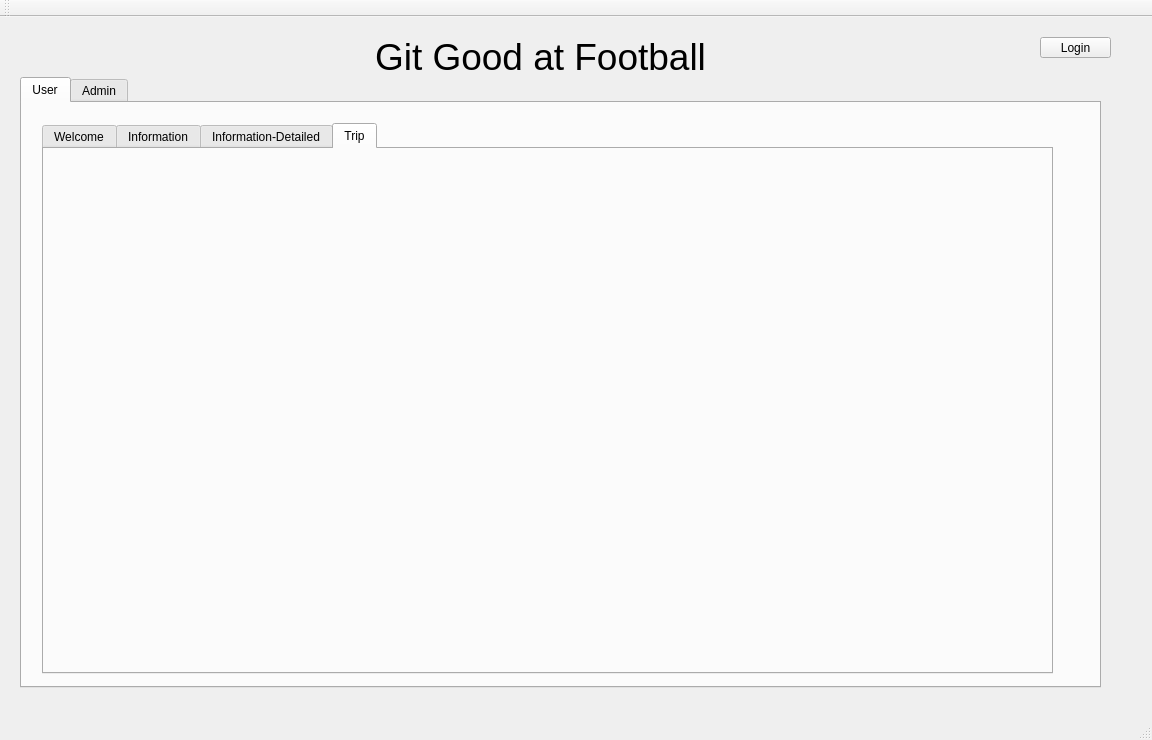
<?xml version="1.0" encoding="UTF-8"?>
<ui version="4.0">
 <class>MainWindow</class>
 <widget class="QMainWindow" name="MainWindow">
  <property name="geometry">
   <rect>
    <x>0</x>
    <y>0</y>
    <width>1152</width>
    <height>740</height>
   </rect>
  </property>
  <property name="sizePolicy">
   <sizepolicy hsizetype="Fixed" vsizetype="Fixed">
    <horstretch>0</horstretch>
    <verstretch>0</verstretch>
   </sizepolicy>
  </property>
  <property name="windowTitle">
   <string>MainWindow</string>
  </property>
  <widget class="QWidget" name="centralWidget">
   <widget class="QTabWidget" name="mainTab">
    <property name="geometry">
     <rect>
      <x>20</x>
      <y>60</y>
      <width>1081</width>
      <height>611</height>
     </rect>
    </property>
    <property name="sizePolicy">
     <sizepolicy hsizetype="Fixed" vsizetype="Fixed">
      <horstretch>0</horstretch>
      <verstretch>0</verstretch>
     </sizepolicy>
    </property>
    <property name="currentIndex">
     <number>0</number>
    </property>
    <widget class="QWidget" name="user">
     <attribute name="title">
      <string>User</string>
     </attribute>
     <widget class="QTabWidget" name="usersTab">
      <property name="geometry">
       <rect>
        <x>20</x>
        <y>20</y>
        <width>1011</width>
        <height>551</height>
       </rect>
      </property>
      <property name="tabPosition">
       <enum>QTabWidget::North</enum>
      </property>
      <property name="currentIndex">
       <number>3</number>
      </property>
      <widget class="QWidget" name="Welcome_tab">
       <attribute name="title">
        <string>Welcome</string>
       </attribute>
       <widget class="QLabel" name="label">
        <property name="geometry">
         <rect>
          <x>0</x>
          <y>0</y>
          <width>1011</width>
          <height>531</height>
         </rect>
        </property>
        <property name="text">
         <string/>
        </property>
        <property name="pixmap">
         <pixmap>NFL-Shield.jpg</pixmap>
        </property>
        <property name="scaledContents">
         <bool>true</bool>
        </property>
       </widget>
      </widget>
      <widget class="QWidget" name="Info_Tab">
       <attribute name="title">
        <string>Information</string>
       </attribute>
       <widget class="QTableWidget" name="Information_Table">
        <property name="geometry">
         <rect>
          <x>240</x>
          <y>10</y>
          <width>741</width>
          <height>501</height>
         </rect>
        </property>
        <property name="editTriggers">
         <set>QAbstractItemView::NoEditTriggers</set>
        </property>
       </widget>
       <widget class="QComboBox" name="comboBox_TeamInfo">
        <property name="geometry">
         <rect>
          <x>10</x>
          <y>200</y>
          <width>221</width>
          <height>41</height>
         </rect>
        </property>
        <item>
         <property name="text">
          <string>Teams</string>
         </property>
        </item>
        <item>
         <property name="text">
          <string>Stadiums</string>
         </property>
        </item>
        <item>
         <property name="text">
          <string>American Footbal Conference Teams</string>
         </property>
        </item>
        <item>
         <property name="text">
          <string>National Footbal Conference Teams</string>
         </property>
        </item>
        <item>
         <property name="text">
          <string>Open Roof Stadiums</string>
         </property>
        </item>
        <item>
         <property name="text">
          <string>Star Players</string>
         </property>
        </item>
        <item>
         <property name="text">
          <string>Teams by Seating Capacity</string>
         </property>
        </item>
        <item>
         <property name="text">
          <string>Teams By Surface Type</string>
         </property>
        </item>
       </widget>
      </widget>
      <widget class="QWidget" name="detailedInfo">
       <attribute name="title">
        <string>Information-Detailed</string>
       </attribute>
       <widget class="QComboBox" name="InfoTeamCombobox">
        <property name="geometry">
         <rect>
          <x>20</x>
          <y>80</y>
          <width>251</width>
          <height>61</height>
         </rect>
        </property>
        <property name="styleSheet">
         <string notr="true">font: 15pt &quot;MS Shell Dlg 2&quot;;</string>
        </property>
       </widget>
       <widget class="QLabel" name="SeatingCapDispLabel">
        <property name="geometry">
         <rect>
          <x>20</x>
          <y>380</y>
          <width>361</width>
          <height>61</height>
         </rect>
        </property>
        <property name="styleSheet">
         <string notr="true">font: 16pt &quot;MS Shell Dlg 2&quot;;</string>
        </property>
        <property name="text">
         <string>&lt;html&gt;&lt;head/&gt;&lt;body&gt;&lt;p&gt;Seating Capacity Total:&lt;/p&gt;&lt;/body&gt;&lt;/html&gt;</string>
        </property>
       </widget>
       <widget class="QTableWidget" name="TeamInfo">
        <property name="geometry">
         <rect>
          <x>290</x>
          <y>20</y>
          <width>691</width>
          <height>301</height>
         </rect>
        </property>
        <property name="font">
         <font>
          <pointsize>15</pointsize>
         </font>
        </property>
        <property name="editTriggers">
         <set>QAbstractItemView::NoEditTriggers</set>
        </property>
        <property name="alternatingRowColors">
         <bool>true</bool>
        </property>
        <property name="sortingEnabled">
         <bool>true</bool>
        </property>
        <row>
         <property name="text">
          <string>Stadium Name</string>
         </property>
        </row>
        <row>
         <property name="text">
          <string>Seating Capacity</string>
         </property>
         <property name="font">
          <font>
           <pointsize>18</pointsize>
          </font>
         </property>
        </row>
        <row>
         <property name="text">
          <string>Location</string>
         </property>
        </row>
        <row>
         <property name="text">
          <string>Surface Type</string>
         </property>
        </row>
        <row>
         <property name="text">
          <string>Location</string>
         </property>
        </row>
        <row>
         <property name="text">
          <string>Star Player</string>
         </property>
        </row>
       </widget>
      </widget>
      <widget class="QWidget" name="trips_tab">
       <attribute name="title">
        <string>Trip</string>
       </attribute>
       <widget class="QStackedWidget" name="TripsWidget">
        <property name="geometry">
         <rect>
          <x>10</x>
          <y>10</y>
          <width>981</width>
          <height>491</height>
         </rect>
        </property>
        <property name="currentIndex">
         <number>1</number>
        </property>
        <widget class="QWidget" name="page"/>
        <widget class="QWidget" name="page_2"/>
       </widget>
      </widget>
     </widget>
    </widget>
    <widget class="QWidget" name="admin">
     <attribute name="title">
      <string>Admin</string>
     </attribute>
     <widget class="QTabWidget" name="AdminTab">
      <property name="geometry">
       <rect>
        <x>10</x>
        <y>0</y>
        <width>1051</width>
        <height>571</height>
       </rect>
      </property>
      <property name="currentIndex">
       <number>1</number>
      </property>
      <widget class="QWidget" name="TeamsTab">
       <attribute name="title">
        <string>Teams</string>
       </attribute>
       <widget class="QPushButton" name="AddLV_Button">
        <property name="geometry">
         <rect>
          <x>20</x>
          <y>450</y>
          <width>171</width>
          <height>41</height>
         </rect>
        </property>
        <property name="text">
         <string>Add Las Vegas Team</string>
        </property>
       </widget>
       <widget class="QTableWidget" name="TeamsAdminTable">
        <property name="geometry">
         <rect>
          <x>30</x>
          <y>50</y>
          <width>991</width>
          <height>391</height>
         </rect>
        </property>
        <property name="styleSheet">
         <string notr="true">font: 12pt &quot;MS Shell Dlg 2&quot;;</string>
        </property>
        <property name="editTriggers">
         <set>QAbstractItemView::NoEditTriggers</set>
        </property>
        <property name="sortingEnabled">
         <bool>true</bool>
        </property>
       </widget>
       <widget class="QComboBox" name="AdminTeamSouvCombo_2">
        <property name="geometry">
         <rect>
          <x>460</x>
          <y>490</y>
          <width>201</width>
          <height>31</height>
         </rect>
        </property>
        <property name="font">
         <font>
          <family>MS Shell Dlg 2</family>
          <pointsize>10</pointsize>
          <weight>50</weight>
          <italic>false</italic>
          <bold>false</bold>
         </font>
        </property>
        <property name="styleSheet">
         <string notr="true">font: 10pt &quot;MS Shell Dlg 2&quot;;</string>
        </property>
       </widget>
       <widget class="QLineEdit" name="AdminStadiumUpdateIn">
        <property name="geometry">
         <rect>
          <x>670</x>
          <y>490</y>
          <width>201</width>
          <height>21</height>
         </rect>
        </property>
       </widget>
       <widget class="QPushButton" name="updateStadNutton">
        <property name="geometry">
         <rect>
          <x>890</x>
          <y>490</y>
          <width>111</width>
          <height>31</height>
         </rect>
        </property>
        <property name="text">
         <string>Change stadium</string>
        </property>
       </widget>
       <widget class="QLabel" name="label_8">
        <property name="geometry">
         <rect>
          <x>370</x>
          <y>10</y>
          <width>231</width>
          <height>41</height>
         </rect>
        </property>
        <property name="text">
         <string>&lt;html&gt;&lt;head/&gt;&lt;body&gt;&lt;p align=&quot;center&quot;&gt;&lt;span style=&quot; font-size:16pt;&quot;&gt;Team Management&lt;/span&gt;&lt;/p&gt;&lt;p align=&quot;center&quot;&gt;&lt;br/&gt;&lt;/p&gt;&lt;/body&gt;&lt;/html&gt;</string>
        </property>
       </widget>
       <widget class="QLabel" name="label_9">
        <property name="geometry">
         <rect>
          <x>480</x>
          <y>450</y>
          <width>171</width>
          <height>31</height>
         </rect>
        </property>
        <property name="text">
         <string>&lt;html&gt;&lt;head/&gt;&lt;body&gt;&lt;p&gt;&lt;span style=&quot; font-size:12pt;&quot;&gt;Select team to update:&lt;/span&gt;&lt;/p&gt;&lt;p&gt;&lt;br/&gt;&lt;/p&gt;&lt;/body&gt;&lt;/html&gt;</string>
        </property>
       </widget>
       <widget class="QLabel" name="label_10">
        <property name="geometry">
         <rect>
          <x>680</x>
          <y>450</y>
          <width>171</width>
          <height>31</height>
         </rect>
        </property>
        <property name="text">
         <string>&lt;html&gt;&lt;head/&gt;&lt;body&gt;&lt;p&gt;&lt;span style=&quot; font-size:10pt;&quot;&gt;New Stadium&lt;/span&gt;&lt;/p&gt;&lt;/body&gt;&lt;/html&gt;</string>
        </property>
       </widget>
      </widget>
      <widget class="QWidget" name="SouvenirsTab">
       <attribute name="title">
        <string>Souvenirs</string>
       </attribute>
       <widget class="QComboBox" name="AdminTeamSouvCombo">
        <property name="geometry">
         <rect>
          <x>100</x>
          <y>61</y>
          <width>241</width>
          <height>31</height>
         </rect>
        </property>
        <property name="styleSheet">
         <string notr="true">font: 10pt &quot;MS Shell Dlg 2&quot;;</string>
        </property>
       </widget>
       <widget class="QTableWidget" name="AdminSouvTable">
        <property name="geometry">
         <rect>
          <x>20</x>
          <y>100</y>
          <width>361</width>
          <height>431</height>
         </rect>
        </property>
        <property name="styleSheet">
         <string notr="true">font: 11pt &quot;MS Shell Dlg 2&quot;;</string>
        </property>
        <property name="editTriggers">
         <set>QAbstractItemView::NoEditTriggers</set>
        </property>
        <property name="alternatingRowColors">
         <bool>true</bool>
        </property>
        <property name="sortingEnabled">
         <bool>true</bool>
        </property>
       </widget>
       <widget class="QLabel" name="label_3">
        <property name="geometry">
         <rect>
          <x>900</x>
          <y>80</y>
          <width>101</width>
          <height>21</height>
         </rect>
        </property>
        <property name="text">
         <string>&lt;html&gt;&lt;head/&gt;&lt;body&gt;&lt;p align=&quot;center&quot;&gt;&lt;span style=&quot; font-size:11pt;&quot;&gt;Add Item&lt;/span&gt;&lt;/p&gt;&lt;p align=&quot;center&quot;&gt;&lt;br/&gt;&lt;/p&gt;&lt;/body&gt;&lt;/html&gt;</string>
        </property>
       </widget>
       <widget class="QLabel" name="label_4">
        <property name="geometry">
         <rect>
          <x>0</x>
          <y>10</y>
          <width>231</width>
          <height>41</height>
         </rect>
        </property>
        <property name="text">
         <string>&lt;html&gt;&lt;head/&gt;&lt;body&gt;&lt;p align=&quot;center&quot;&gt;&lt;span style=&quot; font-size:16pt;&quot;&gt;Souvenir Management&lt;/span&gt;&lt;/p&gt;&lt;p align=&quot;center&quot;&gt;&lt;br/&gt;&lt;/p&gt;&lt;/body&gt;&lt;/html&gt;</string>
        </property>
       </widget>
       <widget class="QLineEdit" name="NewItemNameInput">
        <property name="geometry">
         <rect>
          <x>830</x>
          <y>110</y>
          <width>161</width>
          <height>20</height>
         </rect>
        </property>
       </widget>
       <widget class="QDoubleSpinBox" name="NewItemPriceInput">
        <property name="geometry">
         <rect>
          <x>900</x>
          <y>140</y>
          <width>81</width>
          <height>22</height>
         </rect>
        </property>
        <property name="minimum">
         <double>0.010000000000000</double>
        </property>
        <property name="maximum">
         <double>1000.000000000000000</double>
        </property>
        <property name="value">
         <double>1.000000000000000</double>
        </property>
       </widget>
       <widget class="QPushButton" name="NewItemAddButton">
        <property name="geometry">
         <rect>
          <x>900</x>
          <y>180</y>
          <width>91</width>
          <height>21</height>
         </rect>
        </property>
        <property name="text">
         <string>Add Souvenir</string>
        </property>
       </widget>
       <widget class="QLabel" name="label_5">
        <property name="geometry">
         <rect>
          <x>860</x>
          <y>240</y>
          <width>161</width>
          <height>21</height>
         </rect>
        </property>
        <property name="text">
         <string>&lt;html&gt;&lt;head/&gt;&lt;body&gt;&lt;p align=&quot;center&quot;&gt;&lt;span style=&quot; font-size:12pt;&quot;&gt;Modify/Delete Item&lt;/span&gt;&lt;/p&gt;&lt;p align=&quot;center&quot;&gt;&lt;span style=&quot; font-size:12pt;&quot;&gt;&lt;br/&gt;&lt;/span&gt;&lt;/p&gt;&lt;/body&gt;&lt;/html&gt;</string>
        </property>
       </widget>
       <widget class="QLabel" name="label_6">
        <property name="geometry">
         <rect>
          <x>20</x>
          <y>70</y>
          <width>91</width>
          <height>16</height>
         </rect>
        </property>
        <property name="text">
         <string>&lt;html&gt;&lt;head/&gt;&lt;body&gt;&lt;p&gt;&lt;span style=&quot; font-size:10pt;&quot;&gt;Select team: &lt;/span&gt;&lt;/p&gt;&lt;/body&gt;&lt;/html&gt;</string>
        </property>
       </widget>
       <widget class="QLabel" name="AdminTeamIndLabel">
        <property name="geometry">
         <rect>
          <x>430</x>
          <y>20</y>
          <width>321</width>
          <height>41</height>
         </rect>
        </property>
        <property name="styleSheet">
         <string notr="true">font: 12pt &quot;MS Shell Dlg 2&quot;;</string>
        </property>
        <property name="text">
         <string>&lt;html&gt;&lt;head/&gt;&lt;body&gt;&lt;p&gt;&lt;span style=&quot; font-size:14pt;&quot;&gt;Modifying: The &lt;/span&gt;&lt;/p&gt;&lt;/body&gt;&lt;/html&gt;</string>
        </property>
       </widget>
       <widget class="QComboBox" name="AdminItemCombo">
        <property name="geometry">
         <rect>
          <x>820</x>
          <y>280</y>
          <width>211</width>
          <height>22</height>
         </rect>
        </property>
       </widget>
       <widget class="QPushButton" name="AdminDeleteSouv">
        <property name="geometry">
         <rect>
          <x>950</x>
          <y>320</y>
          <width>75</width>
          <height>23</height>
         </rect>
        </property>
        <property name="text">
         <string>Delete</string>
        </property>
       </widget>
       <widget class="QPushButton" name="AdminUpdateSouv">
        <property name="geometry">
         <rect>
          <x>950</x>
          <y>350</y>
          <width>75</width>
          <height>23</height>
         </rect>
        </property>
        <property name="text">
         <string>Update Price</string>
        </property>
       </widget>
       <widget class="QDoubleSpinBox" name="UpdateItemPriceInput">
        <property name="geometry">
         <rect>
          <x>840</x>
          <y>330</y>
          <width>81</width>
          <height>22</height>
         </rect>
        </property>
        <property name="minimum">
         <double>0.010000000000000</double>
        </property>
        <property name="maximum">
         <double>1000.000000000000000</double>
        </property>
        <property name="value">
         <double>1.000000000000000</double>
        </property>
       </widget>
       <widget class="QLabel" name="label_7">
        <property name="geometry">
         <rect>
          <x>840</x>
          <y>310</y>
          <width>41</width>
          <height>16</height>
         </rect>
        </property>
        <property name="text">
         <string>&lt;html&gt;&lt;head/&gt;&lt;body&gt;&lt;p&gt;&lt;span style=&quot; font-size:10pt;&quot;&gt;Price: &lt;/span&gt;&lt;/p&gt;&lt;/body&gt;&lt;/html&gt;</string>
        </property>
       </widget>
      </widget>
     </widget>
    </widget>
   </widget>
   <widget class="QPushButton" name="loginButton">
    <property name="geometry">
     <rect>
      <x>1040</x>
      <y>20</y>
      <width>71</width>
      <height>21</height>
     </rect>
    </property>
    <property name="text">
     <string>Login</string>
    </property>
   </widget>
   <widget class="QLabel" name="label_2">
    <property name="geometry">
     <rect>
      <x>350</x>
      <y>10</y>
      <width>381</width>
      <height>61</height>
     </rect>
    </property>
    <property name="text">
     <string>&lt;html&gt;&lt;head/&gt;&lt;body&gt;&lt;p align=&quot;center&quot;&gt;&lt;span style=&quot; font-size:28pt;&quot;&gt;Git Good at Football&lt;/span&gt;&lt;/p&gt;&lt;/body&gt;&lt;/html&gt;</string>
    </property>
   </widget>
  </widget>
  <widget class="QMenuBar" name="menuBar">
   <property name="geometry">
    <rect>
     <x>0</x>
     <y>0</y>
     <width>1152</width>
     <height>21</height>
    </rect>
   </property>
  </widget>
  <widget class="QToolBar" name="mainToolBar">
   <attribute name="toolBarArea">
    <enum>TopToolBarArea</enum>
   </attribute>
   <attribute name="toolBarBreak">
    <bool>false</bool>
   </attribute>
  </widget>
  <widget class="QStatusBar" name="statusBar"/>
 </widget>
 <layoutdefault spacing="6" margin="11"/>
 <resources/>
 <connections/>
</ui>
